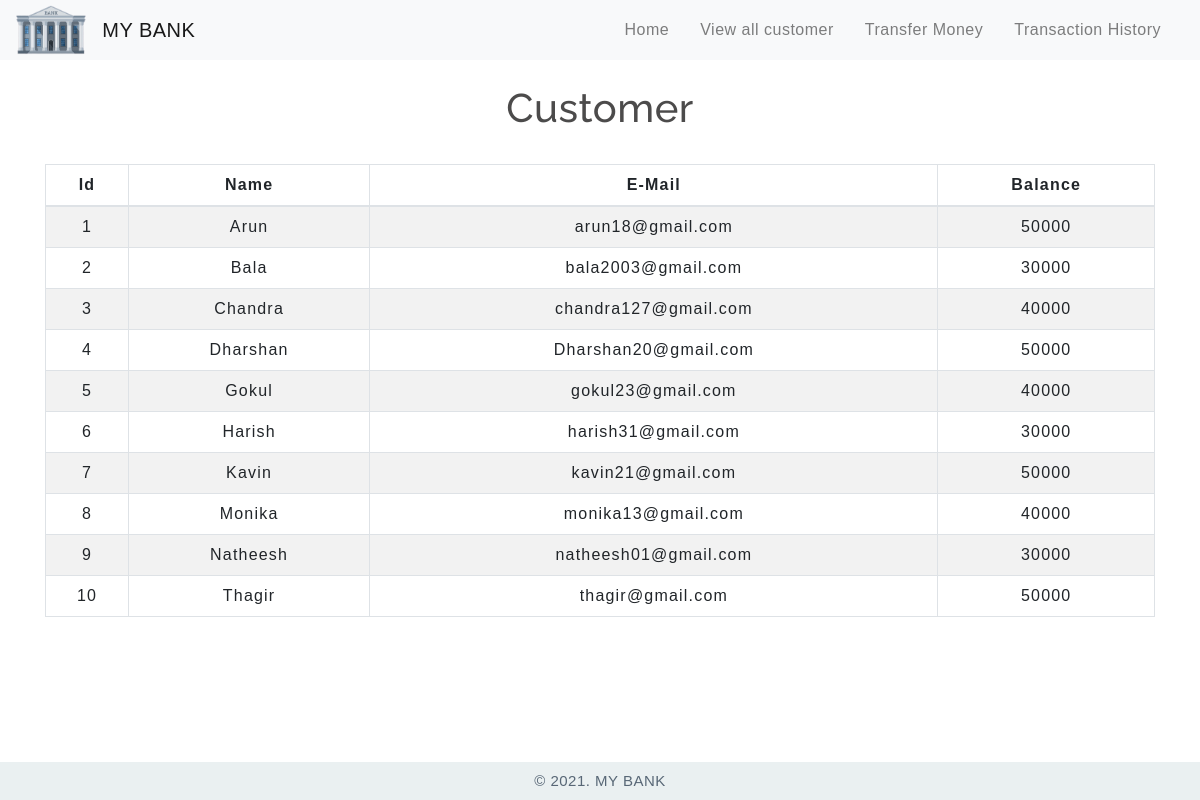
/customer.php, run on the app's committed database.
### tables this page shows
CREATE TABLE `users` (
  `id` int(3) NOT NULL,
  `name` text NOT NULL,
  `email` varchar(30) NOT NULL,
  `balance` int(8) NOT NULL
);

### customer.php (the view, shortened to what this page needs)
<!DOCTYPE html>
<html lang="en">
<head>
    <link rel="stylesheet" href="https://maxcdn.bootstrapcdn.com/bootstrap/4.0.0/css/bootstrap.min.css">
    <link rel="stylesheet" type="text/css" href="css/table.css">
    <link rel="stylesheet" type="text/css" href="css/navbar.css">
    <link rel="stylesheet" type="text/css" href="css/style.css">
</head>
<body>
<?php
    include 'config.php';
    $sql = "SELECT * FROM users";
    $result = mysqli_query($conn,$sql);
?>
<?php
  include 'navbar.php';
?>
<div class="container">
        <h2 class="text-center pt-4">Customer</h2>
        <br>
            <div class="row">
                <div class="col">
                    <div class="table-responsive-sm">
                    <table class="table table-hover table-sm table-striped table-condensed table-bordered">
                        <thead>
                            <tr>
                            <th scope="col" class="text-center py-2">Id</th>
                            <th scope="col" class="text-center py-2">Name</th>
                            <th scope="col" class="text-center py-2">E-Mail</th>
                            <th scope="col" class="text-center py-2">Balance</th>
                            </tr>
                        </thead>
                        <tbody>
                <?php
                    while($rows=mysqli_fetch_assoc($result)){
                ?>
                    <tr>
                        <td class="py-2"><?php echo $rows['id'] ?></td>
                        <td class="py-2"><?php echo $rows['name']?></td>
                        <td class="py-2"><?php echo $rows['email']?></td>
                        <td class="py-2"><?php echo $rows['balance']?></td>
                    </tr>
                <?php
                    }
                ?>
                        </tbody>
                    </table>
                    </div>
                </div>
            </div>
         </div>
         <footer class="text-center mt-5 py-2">
            <p>&copy 2021. MY BANK</p>
         </footer>
</body>
</html>

### navbar.php (shortened to what this page needs)
<nav class="navbar navbar-expand-md navbar-light bg-light" style="padding-top: 0 ; padding-bottom:0">
<a class="navbar-brand" href="index.php"><img src="img/bank.png" alt="My Bank" style="height : 50px"></a>
<a class="navbar-brand" href="index.php">MY BANK</a>
<div class="collapse navbar-collapse" id="collapsibleNavbar">
      <ul class="navbar-nav ml-auto">
        <li class="nav-item">
          <a class="nav-link" href="index.php">Home</a>
        </li>
        <li class="nav-item">
          <a class="nav-link" href="customer.php">View all customer</a>
        </li>
        <li class="nav-item">
          <a class="nav-link" href="transfermoney.php">Transfer Money</a>
        </li>
        <li class="nav-item">
          <a class="nav-link" href="transactionhistory.php">Transaction History</a>
        </li>
    </div>
 </nav>

### css/table.css (style rules this page uses)
* { padding: 0; margin: 0; box-sizing: border-box; font-family: sans-serif; }
h2 { font-size: 40px; }
table { letter-spacing: 1.2px; }
td { text-align: center; }

### css/navbar.css (style rules this page uses)
.nav-link { margin-right: 15px; color:#2F363F; letter-spacing: 0.5px; transition: 0.5s; }
.navbar-brand { color: #4C4B4B; letter-spacing: 0.5px; }
h2 { color: #4C4B4B; letter-spacing: 0.5px; font-family: raleway; }

### css/style.css (style rules this page uses)
* { padding: 0; margin: 0; box-sizing: border-box; font-family: sans-serif; }
footer { color:#586776; background-color:#EAF0F1; letter-spacing: 0.5px; position: fixed; bottom: 0; left: 0; width: 100%; }
footer p { margin: 0; font-size: 15px; }

### data on the page
users: id "1", name "Arun", email "arun18@gmail.com", balance "50000"
users: id "2", name "Bala", email "bala2003@gmail.com", balance "30000"
users: id "3", name "Chandra", email "chandra127@gmail.com", balance "40000"
users: id "4", name "Dharshan", email "Dharshan20@gmail.com", balance "50000"
users: id "5", name "Gokul", email "gokul23@gmail.com", balance "40000"
users: id "6", name "Harish", email "harish31@gmail.com", balance "30000"
users: id "7", name "Kavin", email "kavin21@gmail.com", balance "50000"
users: id "8", name "Monika", email "monika13@gmail.com", balance "40000"
users: id "9", name "Natheesh", email "natheesh01@gmail.com", balance "30000"
users: id "10", name "Thagir", email "thagir@gmail.com", balance "50000"
